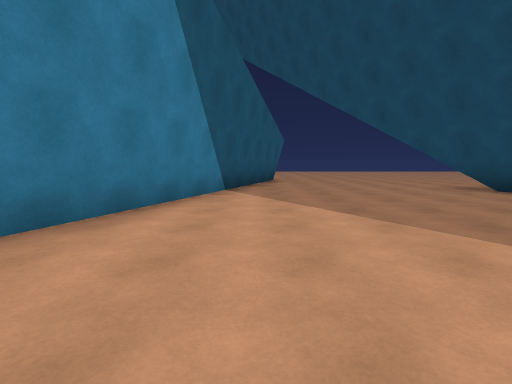
View 1 (above)

16 first-person views from a walk through a Unity game level. The camera is 1.3 m above the floor, tilts 6° down and sees 85° across. The floor is counted in squares, 2 m on a side. Each view is taken from the middle of a square. On the plan, view 1 faces up. The plan holds only what a view shows up to about 9 squares ahead; the rest is blank. The place goes on beyond the plan.

View 2
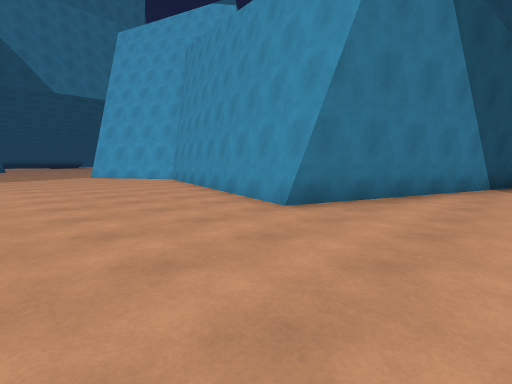

View 3
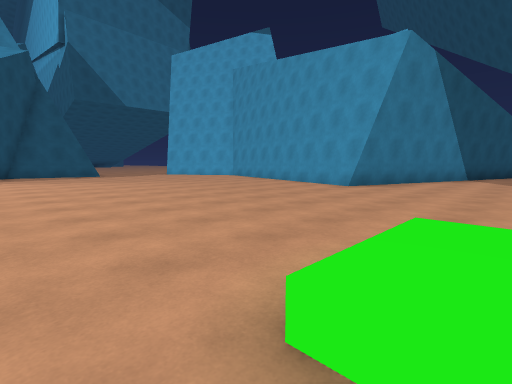

View 4
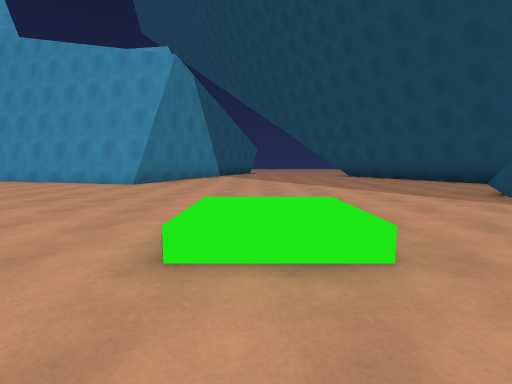

View 5
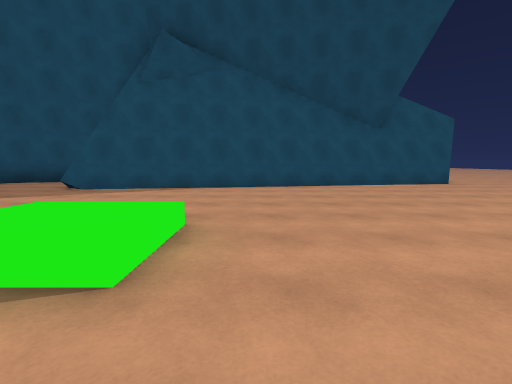

View 6
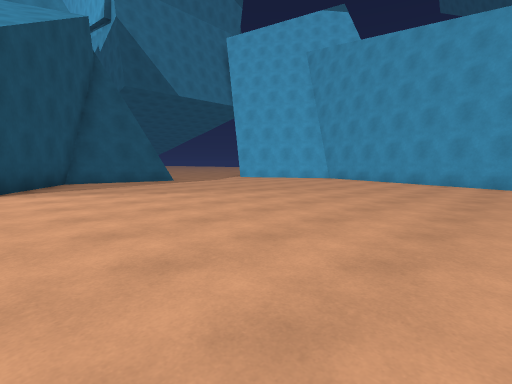

View 7
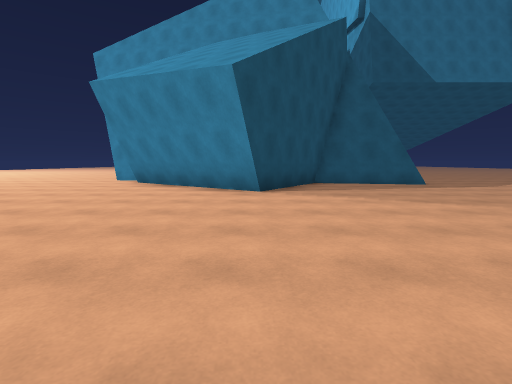

View 8
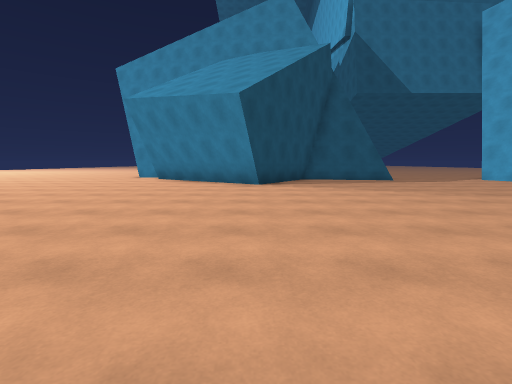

View 9
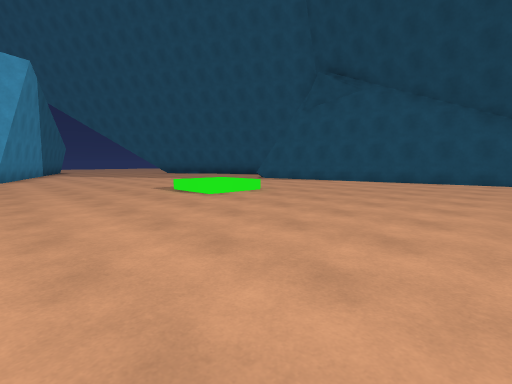

View 10
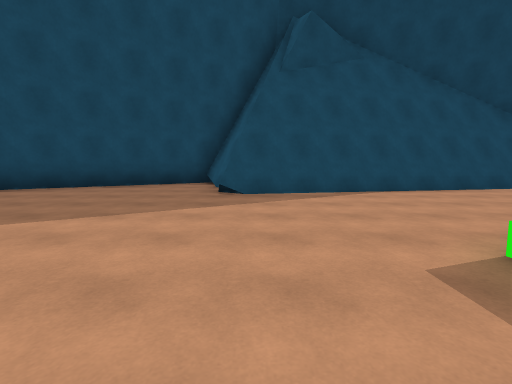

View 11
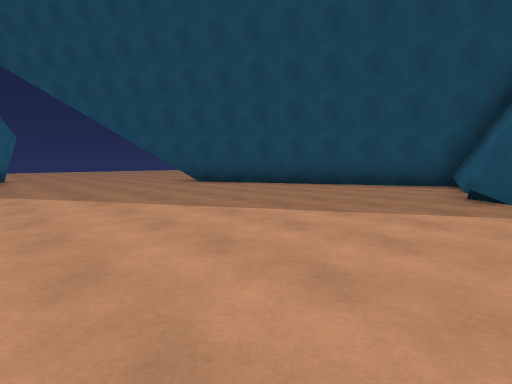

View 12
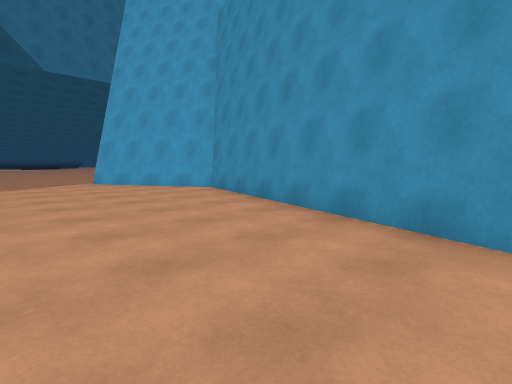

View 13
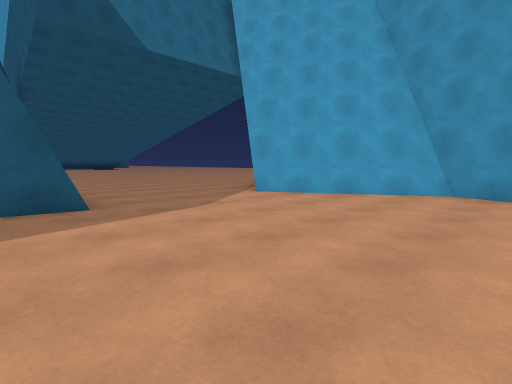

View 14
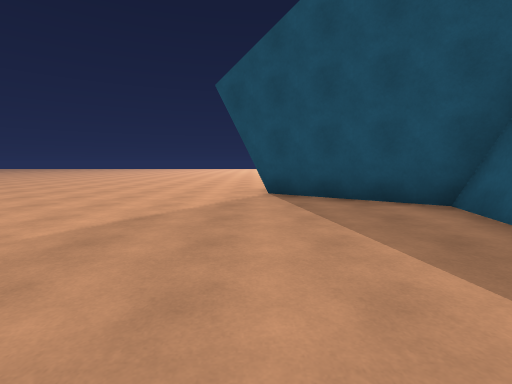

View 15
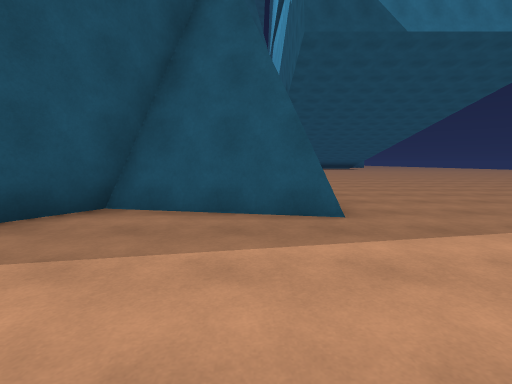

View 16
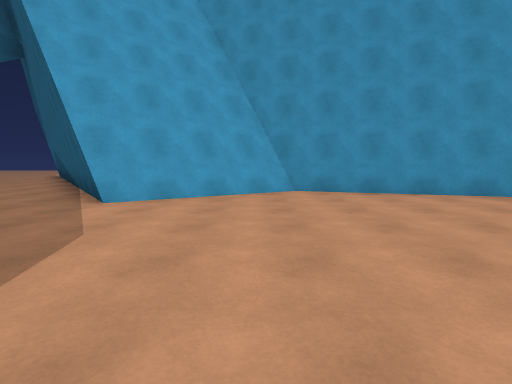

### Floor plan
Points are (right, up) in squares from view 1. A wall is a line through its corners. A room is listed if a view was taken in it or the views show most of it. See-through windows are left out.
Room 1 (views 1, 2, 3, 4, 5, 6, 7, 8, 9, 10, 11, 12, 13, 14, 15, 16)
walls: (6.4, -3.5) (6, -1.5); (7.4, -1.3) (9.1, -0.5); (-10.9, -7.1) (-13.5, -10.6); (-0.2, 7.9) (-2.5, 1.4) (-10.3, 3.7) (-13.1, 2.1); (9, -0.6) (4.5, 7.4); (-13.4, -2) (-14.1, -5.2); (7.7, -10.6) (6.4, -3.7); (-14.3, -4.8) (-11.1, -6.9)
low walls: (7.4, -1) (8.1, -0.7); (-11.1, -6.9) (-13.8, -10.6); (-10.1, 3.6) (-13.6, 1.5); (7.4, 2.6) (6.6, 4.1); (8.4, 0.8) (7.5, 2.5); (9.1, -0.5) (8.5, 0.7); (7.5, -10.6) (5.9, -1.5)
ways out: opening at (-13.3, 0); opening at (2.5, 7.5)

Positions as (right, up) in squares from view 1, and headings:
1: (0, 0), facing up
2: (0, -2), facing up-left
3: (1, -6), facing up-left
4: (1, -7), facing up
5: (-1, -6), facing right
6: (-4, -7), facing up-left
7: (-5, -7), facing left
8: (-3, -7), facing left
9: (-3, -10), facing up-right
10: (0, -2), facing right
11: (0, -2), facing up-right
12: (-4, -1), facing up-left
13: (-9, -3), facing up-left
14: (-11, -1), facing down
15: (-10, -3), facing left
16: (-11, -3), facing up
